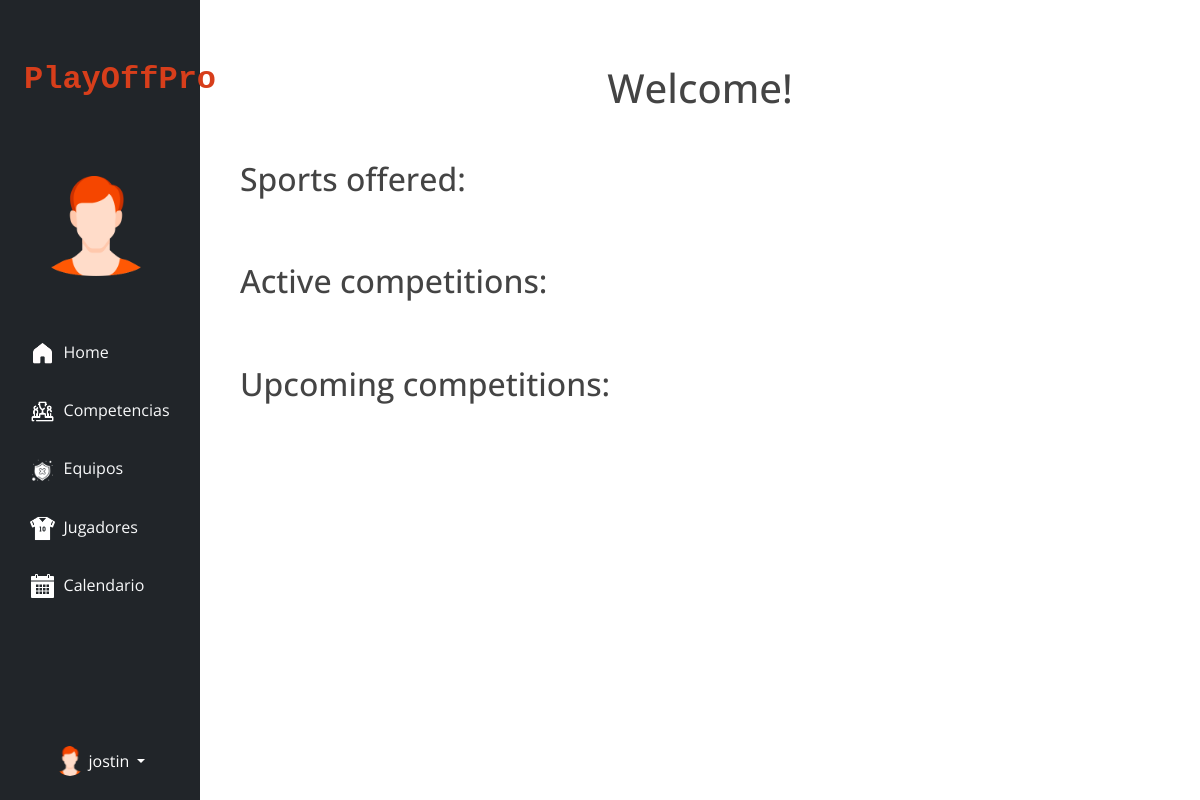
The app's page /home/ (signed in), older data.
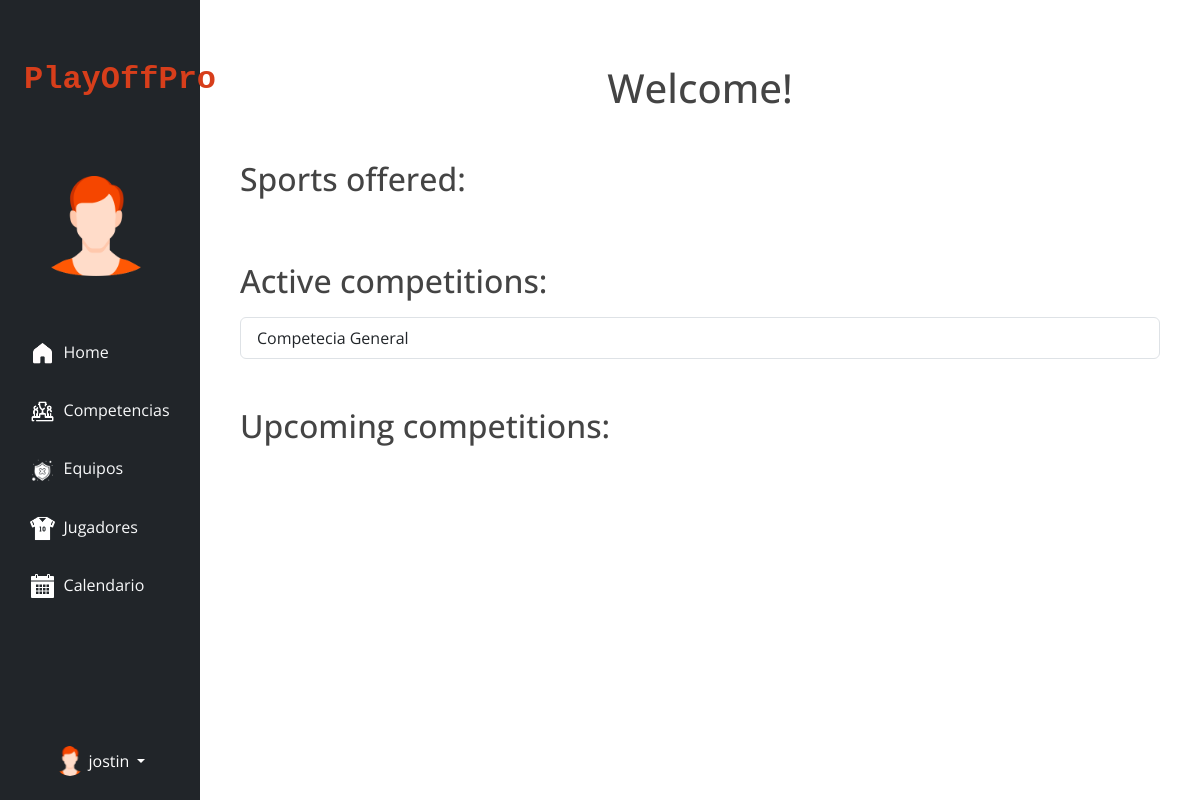
The same page, newer data.
### myapp/models.py (models this page shows, shortened)
class Competition(models.Model):
    name = models.CharField(max_length=50, blank=True)
    SPORT_lIST = (
        ('F', 'Football'),
        ('B', 'Basketball'),
        ('V', 'Volleyball'),
        ('H', 'Handball'),
        ('T', 'Tennis'),
        ('O', 'Other')
    )
    sport = models.CharField(max_length=1, choices=SPORT_lIST, default='F')
    genre = models.CharField(choices=[('M', 'Male'), ('F', 'Female'), ('MF', 'Mixed')], max_length=2, null=True)
    COMPETITION_TYPES = (
        ('L', 'League'),
        ('T', 'Tournament'),
        ('P', 'Playoff'),
        ('F', 'Friendly'),
        ('GS', 'Group Stage'),
        ('O', 'Other')
    )
    type_competition = models.CharField(max_length=2, choices=COMPETITION_TYPES, default='O')
    is_active = models.BooleanField(default=True)
    user = models.ForeignKey(User, on_delete=models.CASCADE, null=True, related_name='competitions')

### myapp/views.py (the view)
# urls.py: path('home/', views.home, name='home'),
def home(request):
    if request.user.is_authenticated:
        active_competitions = Competition.objects.filter(is_active=True, user=request.user)
        upcoming_competitions = Competition.objects.filter(is_active=False, user=request.user)
        sports_offered = Sport.objects.all()
        return render(request, 'home.html', {
            'active_competitions': active_competitions,
            'upcoming_competitions': upcoming_competitions,
            'sports_offered': sports_offered,
        })
    else:
        return render(request, 'home.html')

### myapp/templates/home.html (shortened to what this page needs)
{% extends 'base.html' %}
{% block content %}
    {% load static %}
    <head>
    </head>
    <body>
    <div class="container mt-5">
        <h1 class="text-center mb-5">Welcome!</h1>
        <h2 class="mt-5 mb-3">Sports offered:</h2>
        <h2 class="mt-5 mb-3">Active competitions:</h2>
        <ul class="list-group">
            {% for competition in active_competitions %}
                <li class="list-group-item">{{ competition.name }}</li>
            {% endfor %}
        </ul>
        <h2 class="mt-5 mb-3">Upcoming competitions:</h2>
    </div>
    </body>
{% endblock %}

Row changes from the older to the newer data that the page shows:
added Competition: name "Competecia General"
